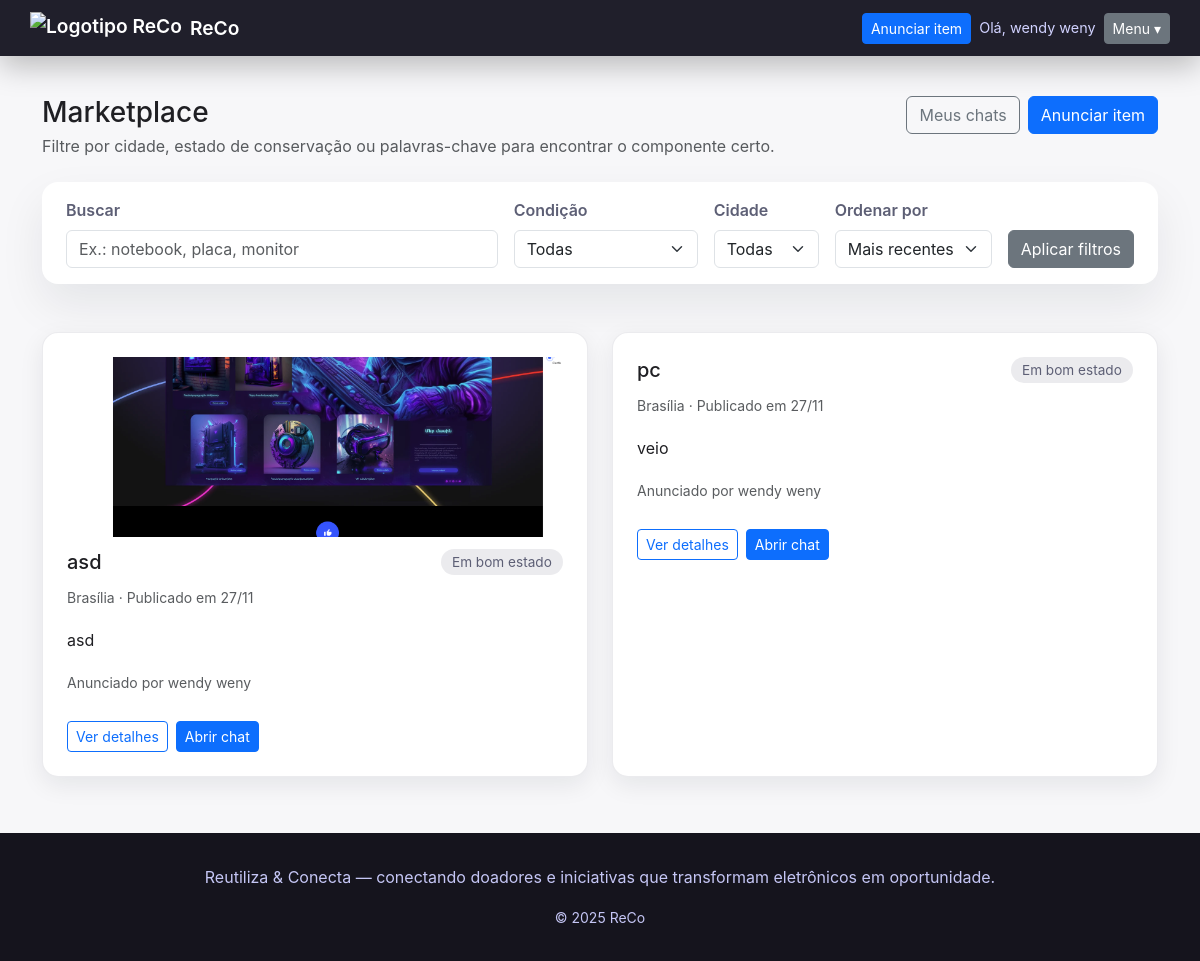
The app's page /marketplace/ (signed in) with its own data.
### marketplace/models.py (models this page shows, shortened)
class Donation(models.Model):
    CONDITION_CHOICES = [
        ('novo', 'Novo'),
        ('bom', 'Em bom estado'),
        ('ruim', 'Precisa de reparo'),
    ]
    title = models.CharField(max_length=120)
    description = models.TextField(blank=True)
    condition = models.CharField(max_length=10, choices=CONDITION_CHOICES, default='bom')
    city = models.CharField(max_length=100, blank=True)
    contact_email = models.EmailField(blank=True, help_text="Email de contato (opcional)")
    contact_phone = models.CharField(max_length=30, blank=True)
    donor = models.ForeignKey(settings.AUTH_USER_MODEL, on_delete=models.CASCADE, related_name='donations')
    created_at = models.DateTimeField(auto_now_add=True)
    is_available = models.BooleanField(default=True)
    image = models.ImageField(upload_to='donations/', blank=True, null=True)
    class Meta:
        ordering = ['-created_at']

### marketplace/views.py (the view)
# urls.py: path('', views.index, name='home'),
def index(request):
    donations = Donation.objects.filter(is_available=True)
    search = (request.GET.get('q') or '').strip()
    condition = request.GET.get('condition') or ''
    city = (request.GET.get('city') or '').strip()
    order = request.GET.get('order') or 'recent'
    if search:
        donations = donations.filter(
            Q(title__icontains=search) | Q(description__icontains=search)
        )
    if condition:
        donations = donations.filter(condition=condition)
    if city:
        donations = donations.filter(city__icontains=city)
    if order == 'oldest':
        donations = donations.order_by('created_at')
    elif order == 'name':
        donations = donations.order_by('title')
    else:
        donations = donations.order_by('-created_at')
    city_choices = (
        Donation.objects.exclude(city='').exclude(city__isnull=True)
        .values_list('city', flat=True)
        .distinct()
        .order_by('city')
    )
    context = {
        'donations': donations.select_related('donor'),
        'filters': {
            'search': search,
            'condition': condition,
            'city': city,
            'order': order,
        },
        'city_choices': city_choices,
        'condition_choices': Donation.CONDITION_CHOICES,
    }
    return render(request, 'marketplace/index.html', context)

### marketplace/templates/marketplace/index.html (shortened to what this page needs)
{% extends 'base.html' %}
{% block content %}
  <div class="container d-flex flex-column gap-4">
    <div class="d-flex flex-wrap justify-content-between align-items-start gap-3">
      <div>
        <h1 class="h3 mb-1">Marketplace</h1>
        <p class="text-muted mb-0">Filtre por cidade, estado de conservação ou palavras-chave para encontrar o componente certo.</p>
      </div>
      <div class="d-flex gap-2">
        <a class="btn btn-outline-secondary" href="{% url 'marketplace:chats' %}">Meus chats</a>
        {% if user.is_authenticated %}
          <a class="btn btn-primary" href="{% url 'marketplace:create' %}">Anunciar item</a>
        {% else %}
          <a class="btn btn-primary" href="{% url 'usuario:login' %}">Entrar para anunciar</a>
        {% endif %}
      </div>
    </div>
    <form class="filter-bar" method="get">
      <div class="flex-grow-1">
        <label class="form-label">Buscar</label>
        <input class="form-control" type="text" name="q" value="{{ filters.search }}" placeholder="Ex.: notebook, placa, monitor">
      </div>
      <div>
        <label class="form-label">Condição</label>
        <select class="form-select" name="condition">
          <option value="">Todas</option>
        </select>
      </div>
      <div>
        <label class="form-label">Cidade</label>
        <select class="form-select" name="city">
          <option value="">Todas</option>
        </select>
      </div>
      <div>
        <label class="form-label">Ordenar por</label>
        <select class="form-select" name="order">
          <option value="recent" {% if filters.order == 'recent' %}selected{% endif %}>Mais recentes</option>
        </select>
      </div>
      <div>
        <button class="btn btn-secondary" type="submit">Aplicar filtros</button>
      </div>
    </form>
    {% if donations %}
      <div class="card-grid">
        {% for donation in donations %}
          <article class="donation-card">
                {% if donation.image %}
                  <div class="donation-card__media">
                    <img src="{{ donation.image.url }}" alt="Imagem de {{ donation.title }}">
                  </div>
                {% endif %}
            <div class="d-flex justify-content-between align-items-center">
              <h3 class="h5 mb-0">{{ donation.title }}</h3>
              <span class="pill">{{ donation.get_condition_display }}</span>
            </div>
            <p class="text-muted small mb-2">{{ donation.city|default:'Cidade não informada' }} &middot; Publicado em {{ donation.created_at|date:"d/m" }}</p>
            <p class="mb-2">{{ donation.description|default:"Sem descrição"|truncatechars:140 }}</p>
            <p class="text-muted small mb-3">Anunciado por {{ donation.donor.get_full_name|default:donation.donor.username }}</p>
            <div class="d-flex gap-2">
              <a class="btn btn-outline-primary btn-sm" href="{% url 'marketplace:detail' donation.pk %}">Ver detalhes</a>
              {% if user.is_authenticated %}
                <a class="btn btn-primary btn-sm" href="{% url 'marketplace:chat' donation.pk %}">Abrir chat</a>
              {% else %}
                <a class="btn btn-primary btn-sm" href="{% url 'usuario:login' %}">Entrar para conversar</a>
              {% endif %}
            </div>
          </article>
        {% endfor %}
      </div>
    {% endif %}
  </div>
{% endblock %}

### templates/base.html (shortened to what this page needs)
<!doctype html>
{% load static %}
<html lang="pt-br">
<head>
  <link rel="stylesheet" href="{% static 'css/bootstrap.min.css' %}">
  <link rel="stylesheet" href="{% static 'css/style.css' %}">
</head>
<body>
  <header class="site-header">
    <div class="container nav-container">
      <a class="brand" href="{% url 'home' %}">
        <img src="{% static 'images/logo.svg' %}" alt="Logotipo ReCo" height="32" loading="lazy">
        <span>ReCo</span>
      </a>
      <div class="nav-actions">
        {% if request.user.is_authenticated %}
          <a class="btn btn-primary btn-sm" href="{% url 'marketplace:create' %}">Anunciar item</a>
          <span class="welcome">Olá, {{ request.user.first_name|default:request.user.username }}</span>
          <div class="nav-dropdown">
            <button class="btn btn-secondary btn-sm" type="button" data-nav-toggle>
              Menu
              <span aria-hidden="true">▾</span>
            </button>
          </div>
        {% else %}
          <a class="btn btn-outline-light btn-sm" href="{% url 'usuario:login' %}">Entrar</a>
          <a class="btn btn-light btn-sm" href="{% url 'usuario:register' %}">Criar conta</a>
        {% endif %}
      </div>
    </div>
  </header>
  <main class="site-main">
    {% block content %}{% endblock %}
  </main>
  <footer class="site-footer">
    <div class="container">
      <p>Reutiliza &amp; Conecta — conectando doadores e iniciativas que transformam eletrônicos em oportunidade.</p>
      <small>&copy; {% now "Y" %} ReCo</small>
    </div>
  </footer>
</body>
</html>

### static/css/style.css (style rules this page uses)
:root { --bg-page: #f7f7f9; --bg-dark: #201f2b; --bg-darker: #15141d; --text-primary: #1f1f23; --text-muted: #5d5f75; --brand: #5f4dee; --brand-dark: #4b3ad3; --card-shadow: 0 20px 45px rgba(15, 22, 38, 0.08); }
* { box-sizing: border-box; }
body { font-family: 'Inter', 'Segoe UI', system-ui, -apple-system, BlinkMacSystemFont, sans-serif; margin: 0; color: var(--text-primary); background: var(--bg-page); min-height: 100vh; display: flex; flex-direction: column; }
a { color: inherit; text-decoration: none; }
.site-header { background: var(--bg-dark); color: #fff; box-shadow: 0 10px 30px rgba(0, 0, 0, 0.25); }
.nav-container { display: flex; align-items: center; justify-content: space-between; gap: 1rem; padding: 0.75rem 0; }
.brand { display: inline-flex; gap: 0.5rem; align-items: center; font-weight: 600; font-size: 1.2rem; color: #fff; }
.nav-actions { display: flex; align-items: center; gap: 0.5rem; flex-wrap: wrap; }
.nav-actions .welcome { color: #d1d2ff; font-size: 0.9rem; }
.nav-dropdown { position: relative; }
.nav-dropdown button { display: inline-flex; align-items: center; gap: 0.25rem; }
.site-main { padding: 2.5rem 0 3.5rem; flex: 1; }
.site-footer { background: var(--bg-darker); color: #c5c6f5; padding: 2rem 0; text-align: center; }
.card-grid { display: grid; grid-template-columns: repeat(auto-fit, minmax(260px, 1fr)); gap: 1.5rem; }
.donation-card { background: #fff; border-radius: 1rem; padding: 1.5rem; box-shadow: 0 8px 24px rgba(15, 23, 42, 0.08); display: flex; flex-direction: column; gap: 0.75rem; border: 1px solid rgba(93, 95, 117, 0.12); }
.donation-card__media { border-radius: 0.8rem; overflow: hidden; height: 180px; }
.donation-card__media img { width: 100%; height: 100%; object-fit: cover; display: block; }
.donation-card h3 { margin: 0; }
.pill { display: inline-flex; align-items: center; padding: 0.2rem 0.7rem; border-radius: 999px; background: rgba(93, 95, 117, 0.12); font-size: 0.85rem; color: var(--text-muted); }
.filter-bar { background: #fff; border-radius: 1rem; padding: 1rem 1.5rem; box-shadow: var(--card-shadow); display: flex; flex-wrap: wrap; gap: 1rem; align-items: flex-end; margin-bottom: 1.5rem; }
.filter-bar .form-label { font-weight: 600; color: var(--text-muted); }

### records on screen
Donation: image (picture), title "asd", condition "Em bom estado", city "Brasília", created_at "27/11", description "asd", donor.get_full_name "wendy weny"
Donation: title "pc", condition "Em bom estado", city "Brasília", created_at "27/11", description "veio", donor.get_full_name "wendy weny"

### other values on screen
{{ request.user.first_name|default:request.user.username }} "wendy weny"
